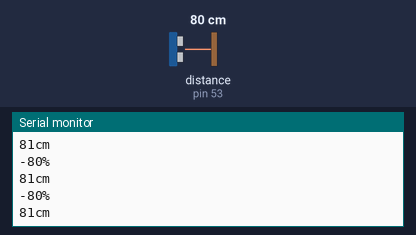
Recording of a sketch running on a simulated Arduino Mega 2560, built with avr-gcc and run on an emulated ATmega2560. On the bench: the last lines printed to the serial monitor. The test bench sets the inputs (shaded band); at power-on: distance to the obstacle (sensor on pin 53) 80 cm. The echo pulse lasts 58.3 µs per cm.

Above: at 1.2 s.
1.3 s: distance to the obstacle (sensor on pin 53) set to 2 cm
At 2.3 s:
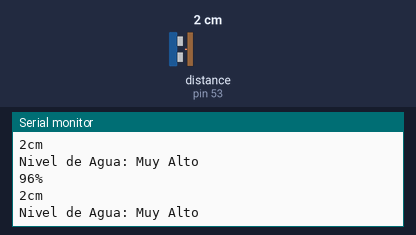
2.8 s: distance to the obstacle (sensor on pin 53) set to 18 cm
At 3.3 s:
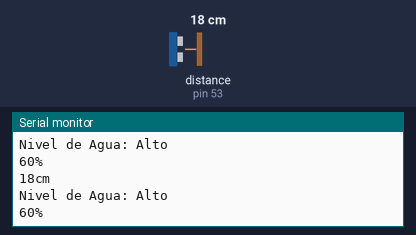
4.4 s: distance to the obstacle (sensor on pin 53) set to 4 cm
At 5.2 s:
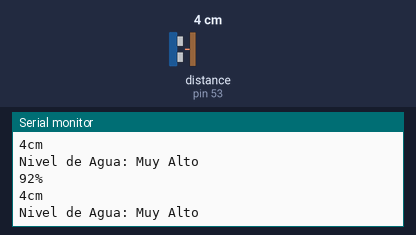
7.4 s: distance to the obstacle (sensor on pin 53) set to 35 cm
At 8.1 s:
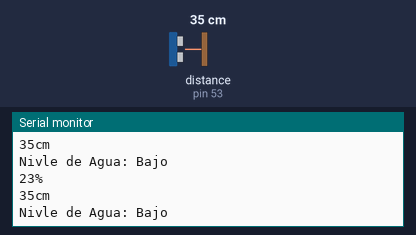
9.0 s: distance to the obstacle (sensor on pin 53) set to 9 cm
At 9.6 s:
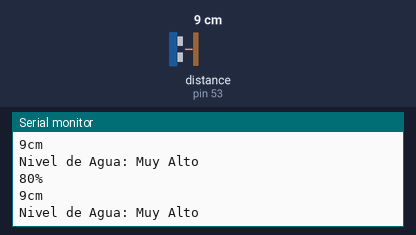
12.0 s: distance to the obstacle (sensor on pin 53) set to 60 cm
At 12.8 s:
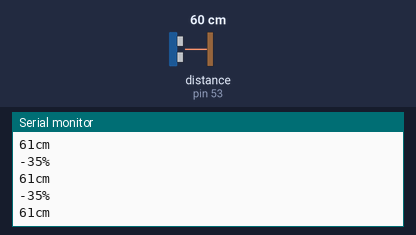
Timing chart, 0 to 15.0 s (numbered marks = the images above; inputs shaded):
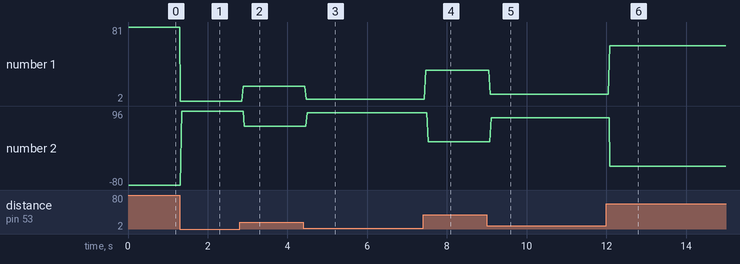

The sketch:

6_Sensor_de_ultrasonodo.ino
```cpp
// 6 Sensor de ultrasonodo de sistancia

#include<NewPing.h>

const int PinTrigger = 49;
const int pinEcho = 53;

NewPing ultrasonido (PinTrigger,pinEcho,200);

void setup() {
  Serial.begin(9600);
  pinMode(PinTrigger, OUTPUT);
  pinMode(pinEcho, INPUT);
}

void loop() {

int calcular6 = map(ultrasonido.ping_cm(), 0, 45, 4, 0);
int calcular7 = map(ultrasonido.ping_cm(), 0, 45, 100, 0);

Serial.print(ultrasonido.ping_cm());// esperar 50ms entre pings (29ms como minimo)
Serial.println("cm");// obtener el valor en cm (0 = fuera de rango)

if (calcular6 == 0)
{
  Serial.print("Nivel de Agua: Vacio / Seco");
}
  else if (calcular6 == 1)
  {
    Serial.println("Nivle de Agua: Bajo");
  }
   else if (calcular6 == 2)
  {
    Serial.println("Nivel de Agua: Medio");
  }
   else if (calcular6 == 3)
  {
    Serial.println("Nivel de Agua: Alto");
  }
  else if (calcular6 == 4)
  {
    Serial.println("Nivel de Agua: Muy Alto");
  }

Serial.print(calcular7);
Serial.println("% ");
}
```

Measured:
- after the input at 1.3 s, the serial monitor: prints a new line at once (image 1)
- after the input at 2.8 s, the serial monitor: prints a new line after 0.09 s (image 2)
- after the input at 4.4 s, the serial monitor: prints a new line after 0.07 s (image 3)
- after the input at 7.4 s, the serial monitor: prints a new line after 0.07 s (image 4)
- after the input at 9.0 s, the serial monitor: prints a new line after 0.08 s (image 5)
- after the input at 12.0 s, the serial monitor: prints a new line after 0.08 s (image 6)
- plotted number 1: 81 → 2 after the input at 1.3 s, 2 → 18 after the input at 2.8 s, 18 → 4 after the input at 4.4 s, 4 → 35 after the input at 7.4 s, 35 → 9 after the input at 9.0 s
- plotted number 2: -80 → 96 after the input at 1.3 s, 96 → 60 after the input at 2.8 s, 60 → 92 after the input at 4.4 s, 92 → 23 after the input at 7.4 s, 23 → 80 after the input at 9.0 s
